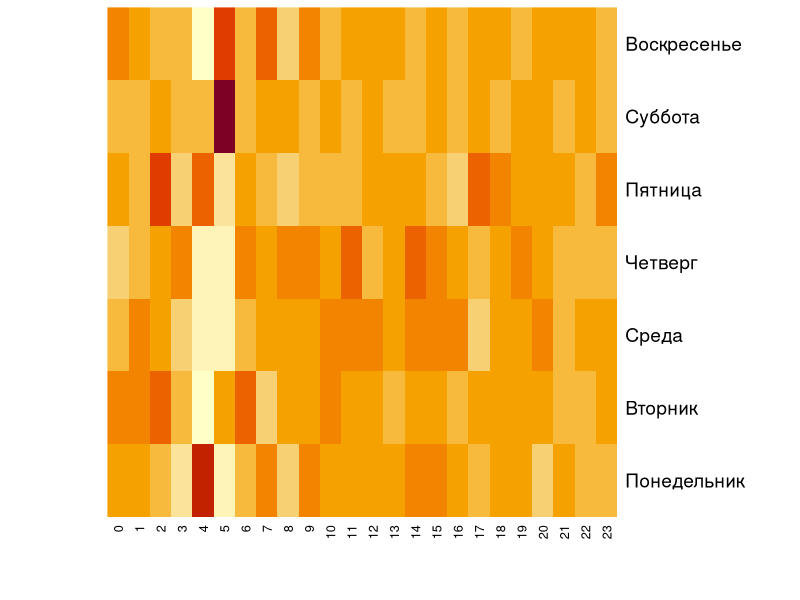

Write the R code that produced this figure.
data <- read.table(file = 'data/ulabox_orders_with_categories_partials_2017.csv', header = TRUE, sep = ",")
print(head(data))

result <- aggregate(data$Home., by = list(data$weekday, data$hour), FUN = mean)
names(result) <- c("Weekday", "Hour", "Average_order_percent")

rown <- c("Понедельник", "Вторник", "Среда", "Четверг", "Пятница", "Суббота", "Воскресенье")
coln <- c(0:23)
matrix <- matrix(result$Average_order_percent, nrow = 7, dimnames = list(rown, coln))

heatmap(matrix,
        Rowv = NA,
        Colv = NA
       )